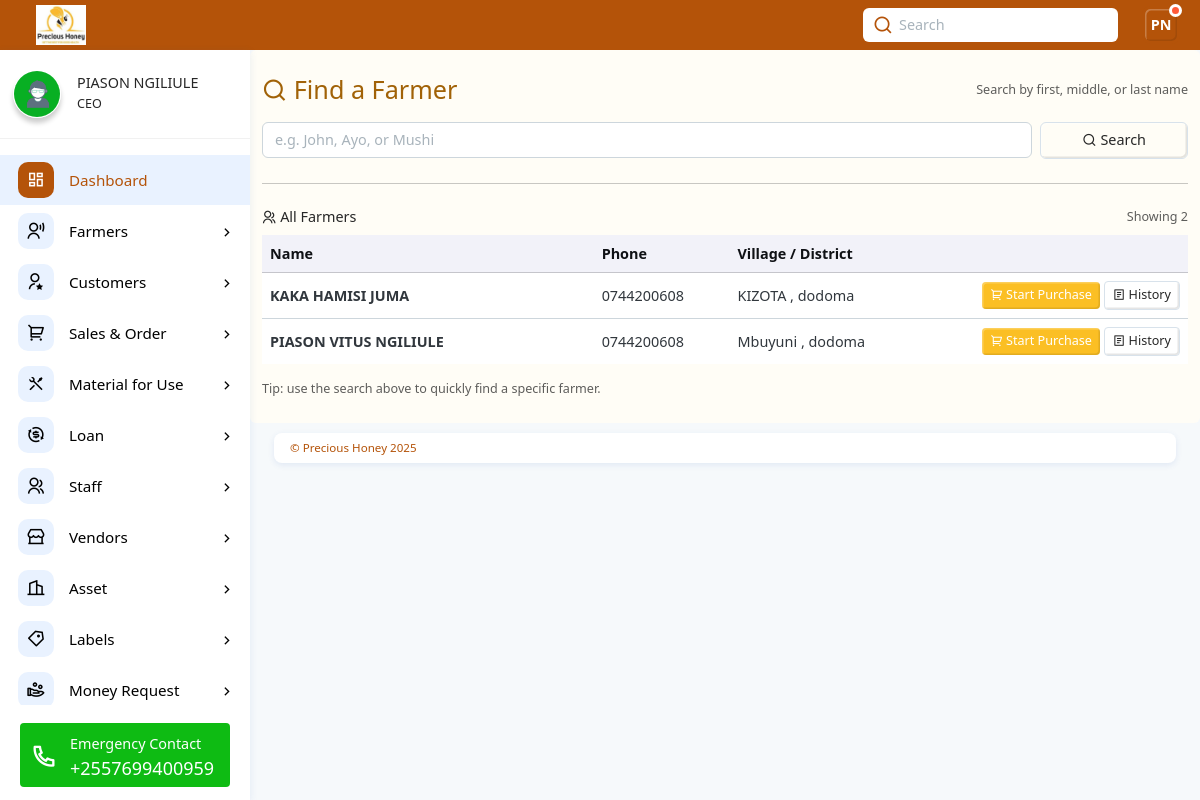
Screenshot of /purchase/search/ (signed in) with the database file from the repository.
### web/models.py (models this page shows, shortened)
class Staff(models.Model):
    user = models.OneToOneField(MyUser, on_delete=models.CASCADE)  # badala ya ForeignKey
    first_name = models.CharField(max_length=100)
    middle_name = models.CharField(max_length=100, blank=True, null=True)
    last_name = models.CharField(max_length=100)
    gender = models.CharField(max_length=10, choices=[('male', 'Male'), ('female', 'Female')])
    village = models.CharField(max_length=100)
    ward = models.CharField(max_length=100)
    district = models.CharField(max_length=100)
    region = models.CharField(max_length=100)
    designation = models.CharField(max_length=100)
    mobile_number = models.CharField(max_length=15)
    nin_number = models.CharField(max_length=20, blank=True, null=True)
    postal_code = models.CharField(max_length=10, blank=True, null=True)
    email = models.EmailField(unique=True)
    username = models.CharField(max_length=100, unique=True)
    profile_picture = models.FileField(upload_to="home/", blank=True, null=True, help_text="Optional")
    date_joined = models.DateTimeField(auto_now_add=True, null=True)
    def initials(self):
        return f"{self.first_name[0].upper()}{self.last_name[0].upper()}"

class Farmer(models.Model):
    user = models.ForeignKey(MyUser, on_delete=models.CASCADE)  # Assuming the user is from the auth.User model
    first_name = models.CharField(max_length=50)
    middle_name = models.CharField(max_length=50, blank=True, null=True)
    last_name = models.CharField(max_length=50)
    gender = models.CharField(max_length=10, choices=[('male', 'Male'), ('female', 'Female')])
    village = models.CharField(max_length=100)
    ward = models.CharField(max_length=100)
    district = models.CharField(max_length=100)
    region = models.CharField(max_length=50)
    mobile_number = models.CharField(max_length=15)
    nin_number = models.CharField(max_length=20, blank=True, null=True)
    postal_code = models.CharField(max_length=20, blank=True, null=True)
    total_beehives = models.PositiveIntegerField()
    ttb_beehives = models.PositiveIntegerField()
    tch_beehives = models.PositiveIntegerField()
    ktbh_beehives = models.PositiveIntegerField()
    local_beehives = models.PositiveIntegerField()
    colonized_beehives = models.PositiveIntegerField()
    uncolonized_beehives = models.PositiveIntegerField()
    mwanzo = models.TextField()
    malengo = models.TextField()
    muhamasishaji = models.TextField()
    kiasi_mwisho = models.TextField()
    kufanikisha_nin = models.TextField()
    kusaidia_mazingira = models.TextField()
    familia_mtazamo = models.TextField()
    date_created = models.DateTimeField(auto_now_add=True, null=True)

### web/views.py (the view, shortened to what this page needs)
# urls.py: path("purchase/search/", views.start_purchase, name="purchase_search"),
@login_required(login_url='signin')
def start_purchase(request):
    staff = get_object_or_404(Staff, email=request.user.email, username=request.user.username)
    staff = Staff.objects.get(user=request.user)
    initials = staff.initials()  # piga method ya initials
    farmers = None
    all_farmers = Farmer.objects.order_by('first_name', 'last_name')[:50] if farmers is None else None
    context = {
        "farmers": farmers,
        "all_farmers": all_farmers,
        "designation": staff.designation,
        "first_name": staff.first_name,
        "last_name": staff.last_name,
        "profile_picture": staff.profile_picture,
        "initials": initials,
    }
    return render(request, "web/search_farmer.html", context)

### web/templates/web/search_farmer.html (shortened to what this page needs)
{% extends "web/base.html" %}
{% block content %}
{% if designation == "CEO" or designation == "Manager" or designation == "Vendors" or designation == "Marketing Officer" or designation == "Finance Officer" or designation == "Store Keeper" %}
<div class="container py-4 honey-bg rounded">
  <div class="d-flex align-items-center justify-content-between mb-3">
    <h3 class="honey-text mb-0"><i class="ri-search-line"></i> Find a Farmer</h3>
    <span class="text-muted small">Search by first, middle, or last name</span>
  </div>
  <form method="post" class="row g-2 mb-3">
    <div class="col-md-10">
      <input type="text" name="query" class="form-control" placeholder="e.g. John, Ayo, or Mushi" required>
    </div>
    <div class="col-md-2 d-grid">
      <button class="btn btn-outline-secondary" type="submit">
        <i class="ri-search-line"></i> Search
      </button>
    </div>
  </form>
  {% if farmers is None and all_farmers %}
    <hr class="my-4">
    <div class="d-flex align-items-center justify-content-between mb-2">
      <h6 class="mb-0"><i class="ri-group-line"></i> All Farmers</h6>
      <span class="text-muted small">Showing {{ all_farmers|length }}</span>
    </div>
    <div class="table-responsive">
      <table class="table table-hover align-middle">
        <thead class="table-light">
          <tr>
            <th style="min-width:240px">Name</th>
            <th>Phone</th>
            <th>Village / District</th>
            <th class="text-end" style="width:260px;"></th>
          </tr>
        </thead>
        <tbody>
          {% for f in all_farmers %}
          <tr>
            <td>
              <div class="fw-semibold">
                {{ f.first_name }} {% if f.middle_name %}{{ f.middle_name }}{% endif %} {{ f.last_name }}
              </div>
            </td>
            <td>{{ f.mobile_number|default:"—" }}</td>
            <td>
              {% if f.village %}{{ f.village }}{% else %}—{% endif %}
              {% if f.district %}, {{ f.district }}{% endif %}
            </td>
            <td class="text-end">
              <a class="btn btn-sm honey-btn text-white" href="{% url 'add_purchase' f.id %}">
                <i class="ri-shopping-cart-2-line"></i> Start Purchase
              </a>
              <a class="btn btn-sm btn-outline-secondary" href="{% url 'farmer_purchases' f.id %}">
                <i class="ri-file-list-2-line"></i> History
              </a>
            </td>
          </tr>
          {% endfor %}
        </tbody>
      </table>
    </div>
    <div class="text-muted small">Tip: use the search above to quickly find a specific farmer.</div>
  {% endif %}
</div>
{% endif %}
{% endblock %}

### web/templates/web/base.html (shortened to what this page needs)
{% load static %}
<!DOCTYPE html><html lang="en"><head>
    <link rel="stylesheet" href="{% static 'web/css/remixicon.css' %}">
    <link rel="stylesheet" href="{% static 'web/css/main.min.css' %}">
    <link rel="stylesheet" href="{% static 'web/css/OverlayScrollbars.min.css' %}">
  </head>
  <body>
    <div class="page-wrapper">
      <div class="app-header d-flex align-items-center">
        <div class="app-brand ms-3">
          <a href="{% url 'home' %}" class="d-lg-block d-none">
            <img src="{% static 'web/images/logo6.jpg' %}" class="logo" alt="Precious Honey Information Management System">
          </a>
        </div>
        <div class="header-actions">
          {% if user.is_authenticated %}
          <div class="search-container d-lg-block d-none mx-3">
            <input type="text" class="form-control" id="searchId" placeholder="Search">
            <i class="ri-search-line"></i>
          </div>
          {% endif %}
          {% if user.is_authenticated %}
          <div class="dropdown ms-2">
            <a id="userSettings" class="dropdown-toggle d-flex align-items-center" href="#!" role="button" data-bs-toggle="dropdown" aria-expanded="false">
              <div class="avatar-box">{{ initials }}<span class="status busy"></span></div>
            </a>
          </div>
          {% endif %}
        </div>
      </div>
      <div class="main-container">
        {% if user.is_authenticated %}
        <nav id="sidebar" class="sidebar-wrapper">
          <div class="sidebar-profile">
            {% if profile_picture %}
            <img src=" {{profile_picture.url}}" class="img-shadow img-3x me-3 rounded-5" alt="Precious Honey Management System">
            {% else %}
            <img src="{% static 'web/images/profile2.jpg' %}" class="img-shadow img-3x me-3 rounded-5" alt="Precious Honey Management System">
            {% endif %}
            <div class="m-0">
              <h6 class="mb-1 profile-name text-nowrap text-truncate">{{first_name}} {{last_name}}</h6>
              <p class="m-0 small profile-name text-nowrap text-truncate">{{designation}}</p>
            </div>
          </div>
          <div class="sidebarMenuScroll">
            <ul class="sidebar-menu">
              <li class="active current-page">
                <a href="{% url 'home' %}">
                  <i class="ri-dashboard-line"></i>
                  <span class="menu-text">Dashboard</span>
                </a>
              </li>
              {% if designation == "Collection Officer" or designation == "CEO" or designation == "Manager" or designation == "Store Keeper" or designation == "Bee Keeper" %}
              <li class="treeview">
                <a href="#!">
                  <i class="ri-user-voice-line"></i>
                  <span class="menu-text">Farmers</span>
                </a>
              </li>
              {% endif %}
              {% if designation == "CEO" or designation == "Manager" or designation == "Vendors" or designation == "Marketing Officer" or designation == "Finance Officer" or designation == "Store Keeper" %}
              <li class="treeview">
                <a href="#!">
                  <i class="ri-user-star-line"></i>
                  <span class="menu-text">Customers</span>
                </a>
              </li>
              {% endif %}
              {% if designation == "CEO" or designation == "Manager" or designation == "Finance Officer" or designation == "Marketing Officer" or designation == "Store Keeper" %}
              <li class="treeview">
                <a href="#!">
                  <i class="ri-shopping-cart-2-line"></i>
                  <span class="menu-text">Sales & Order</span>
                </a>
              </li>
              {% endif %}
              {% if designation == "CEO" or designation == "Manager" or designation == "Store Keeper" or designation == "Factory Manager" %}
              <li class="treeview">
                <a href="#!">
                  <i class="ri-tools-line"></i>
                  <span class="menu-text">Material for Use</span>
                </a>
              </li>
              {% endif %}
              {% if designation == "CEO" or designation == "Manager" %}
              <li class="treeview">
                <a href="#!">
                  <i class="ri-exchange-dollar-line"></i>
                  <span class="menu-text">Loan</span>
                </a>
              </li>
              {% endif %}
              {% if designation == "CEO" or designation == "Manager" %}
              <li class="treeview">
                <a href="#!">
                  <i class="ri-group-line"></i>
                  <span class="menu-text">Staff</span>
                </a>
              </li>
              {% endif %}
              {% if designation == "CEO" or designation == "Marketing Officer" or designation == "Manager" %}
              <li class="treeview">
                <a href="#!">
                  <i class="ri-store-2-line"></i>
                  <span class="menu-text">Vendors</span>
                </a>
              </li>
              {% endif %}
              {% if designation == "CEO" or designation == "Manager" or designation == "Store Keeper" %}
              <li class="treeview">
                <a href="#!">
                  <i class="ri-building-2-line"></i>
                  <span class="menu-text">Asset</span>
                </a>
              </li>
              {% if designation == "CEO" or designation == "Manager" or designation == "Store Keeper" %}
              <li class="treeview">
                <a href="#!">
                  <i class="ri-price-tag-3-line"></i>
                  <span class="menu-text">Labels</span>
                </a>
              </li>
              {% endif %}
              {% endif %}
              <li class="treeview">
                <a href="#!">
                  <i class="ri-hand-coin-line"></i>
                  <span class="menu-text">Money Request</span>
                </a>
              </li>
            </ul>
          </div>
          <div class="sidebar-contact">
            <p class="fw-light mb-1 text-nowrap text-truncate">Emergency Contact</p>
            <h5 class="m-0 lh-1 text-nowrap text-truncate">+2557699400959</h5>
            <i class="ri-phone-line"></i>
          </div>
        </nav>
        {% endif %}
      <div class="app-container">
        {% block content %}
        {% endblock %}
      </div>
          <div class="app-footer bg-white">
            <span>© Precious Honey {% now "Y" %}</span>
        </div>
        </div>
      </div>
</body></html>

### web/templates/web/base.html (style rules this page uses)
:root { --honey-50: #fff8e6; --honey-100:#fdecc2; --honey-300:#fbcf77; --honey-400:#fbbf24; --honey-500:#f59e0b; --honey-700:#b45309; --ink:#111; }

### web/templates/web/_styles.html (style rules this page uses)
:root { --honey:#DAA520; --honey-dark:#b8860b; --honey-brown:#8B4513; --honey-bg:#fff8f0; }
.honey-btn { background:var(--honey); border:none; }
.honey-text { color:var(--honey-brown); }
.honey-bg { background:var(--honey-bg); }

### web/templates/web/search_farmer.html (style rules this page uses)
.honey-bg { background: #fffdf6; }
.honey-text { color: #a16207; }
.honey-btn { background: #fbbf24; border-color: #f59e0b; }
.table th, .table td { vertical-align: middle; }

### rows the page displays
Staff: first_name "PIASON", last_name "NGILIULE", designation "CEO"
Farmer: first_name "KAKA", middle_name "HAMISI", last_name "JUMA", mobile_number "0744200608", village "KIZOTA", district "dodoma"
Farmer: first_name "PIASON", middle_name "VITUS", last_name "NGILIULE", mobile_number "0744200608", village "Mbuyuni", district "dodoma"

### other values shown
{{ initials }} "PN"
{{ all_farmers|length }} "2"
